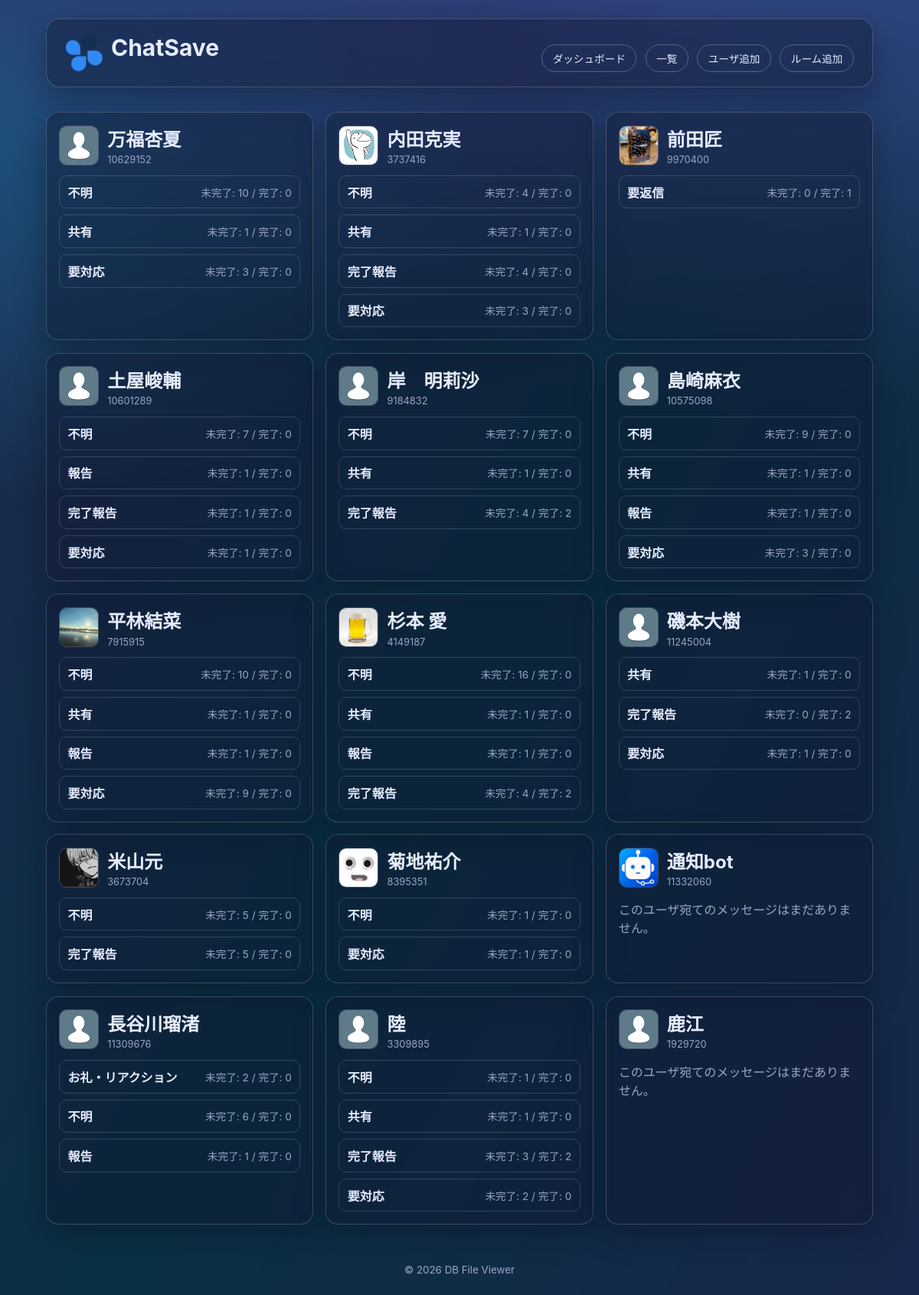
The page / on the database its author committed.
### tables this page shows
CREATE TABLE users (
            id INTEGER PRIMARY KEY AUTOINCREMENT,
            user_name TEXT NOT NULL,
            account_id TEXT NOT NULL,
            user_icon TEXT
        );

### db.php (called while the page is built, shortened)
<?php
function get_db(): PDO
{
    $dbPath = __DIR__ . '/data/webhooks.sqlite';
    $pdo = new PDO('sqlite:' . $dbPath);
    $pdo->setAttribute(PDO::ATTR_ERRMODE, PDO::ERRMODE_EXCEPTION);
    $pdo->exec(
        'CREATE TABLE IF NOT EXISTS users (
            id INTEGER PRIMARY KEY AUTOINCREMENT,
            user_name TEXT NOT NULL,
            account_id TEXT NOT NULL,
            user_icon TEXT
        )'
    );
    $pdo->exec(
        'CREATE TABLE IF NOT EXISTS room (
            id INTEGER PRIMARY KEY AUTOINCREMENT,
            room_name TEXT NOT NULL,
            room_id TEXT NOT NULL,
            room_icon TEXT
        )'
    );
    $pdo->exec(
        'CREATE TABLE IF NOT EXISTS message (
            id INTEGER PRIMARY KEY AUTOINCREMENT,
            room_id INTEGER,
            account_id TEXT,
            body TEXT NOT NULL,
            send_time TEXT,
            task INTEGER NOT NULL DEFAULT 0,
            message_id TEXT,
            type_id INTEGER
        )'
    );
    $pdo->exec(
        'CREATE TABLE IF NOT EXISTS type (
            id INTEGER PRIMARY KEY AUTOINCREMENT,
            type_name TEXT NOT NULL UNIQUE
        )'
    );
    $pdo->exec(
        'CREATE TABLE IF NOT EXISTS app_settings (
            setting_key TEXT PRIMARY KEY,
            setting_value TEXT NOT NULL
        )'
    );
    ensure_message_columns($pdo);
    return $pdo;
}
function ensure_message_columns(PDO $pdo): void
{
    $columns = $pdo->query('PRAGMA table_info(message)')->fetchAll(PDO::FETCH_ASSOC);
}

### index.php (the view, shortened to what this page needs)
<?php
require_once __DIR__ . '/db.php';
$pdo = get_db();
$users = $pdo->query('SELECT account_id, user_name, user_icon FROM users ORDER BY user_name ASC')->fetchAll(PDO::FETCH_ASSOC);
function sqlite_table_exists(PDO $pdo, string $tableName): bool
{
    $stmt = $pdo->prepare("SELECT name FROM sqlite_master WHERE type = 'table' AND name = :table_name LIMIT 1");
    $stmt->execute([':table_name' => $tableName]);
    return is_array($stmt->fetch(PDO::FETCH_ASSOC));
}
function sqlite_has_column(PDO $pdo, string $tableName, string $columnName): bool
{
    $columns = $pdo->query('PRAGMA table_info(' . $tableName . ')')->fetchAll(PDO::FETCH_ASSOC);
    foreach ($columns as $column) {
        if ((string)($column['name'] ?? '') === $columnName) {
            return true;
        }
    }
    return false;
}
function parse_targets_from_body(string $body): array
{
    $bodyWithoutQuote = preg_replace('/\[qt\].*?\[\/qt\]/is', '', $body) ?? $body;
    if (preg_match('/\[toall\]/i', $bodyWithoutQuote) === 1) {
        return ['type' => 'all', 'account_ids' => []];
    }
    if (preg_match_all('/\[to[:：]\s*([^\]\s]+)\]/i', $bodyWithoutQuote, $matches) > 0) {
        $accountIds = array_values(array_unique(array_filter(array_map(static fn(string $value): string => trim($value), $matches[1] ?? []), static fn(string $value): bool => $value !== '')));
        return ['type' => 'user', 'account_ids' => $accountIds];
    }
    return ['type' => 'none', 'account_ids' => []];
}
function parse_reply_target_account_id(string $body): ?string
{
    if (preg_match('/\[rp[^\]]*\baid=([^\]\s]+)[^\]]*\]/i', $body, $matches) === 1) {
        return trim((string)($matches[1] ?? '')) ?: null;
    }
    return null;
}
function normalize_account_id(string $accountId): string
{
    $normalized = trim($accountId);
    if (preg_match('/^\d+$/', $normalized) === 1) {
        return ltrim($normalized, '0') ?: '0';
    }
    return $normalized;
}
function resolve_message_type_label(array $message): string
{
    $typeName = trim((string)($message['type_name'] ?? ''));
    return $typeName !== '' ? $typeName : '不明';
}
$hasTypeTable = sqlite_table_exists($pdo, 'type');
$hasMessageTypeIdColumn = sqlite_has_column($pdo, 'message', 'type_id');
$hasMessageAccountIdColumn = sqlite_has_column($pdo, 'message', 'account_id');
$hasMessageBodyColumn = sqlite_has_column($pdo, 'message', 'body');
$canJoinType = $hasTypeTable && $hasMessageTypeIdColumn;
$sql = <<<'SQL'
SELECT
SQL;
if ($hasMessageAccountIdColumn) {
    $sql .= " m.account_id,\n";
} else {
    $sql .= " NULL AS account_id,\n";
}
if ($hasMessageBodyColumn) {
    $sql .= " m.body, COALESCE(m.task, 0) AS task,\n";
} else {
    $sql .= " NULL AS body, COALESCE(m.task, 0) AS task,\n";
}
if ($canJoinType) {
    $sql .= " m.type_id, t.type_name\n";
} else {
    $sql .= " NULL AS type_id, NULL AS type_name\n";
}
$sql .= <<<'SQL'
FROM message m
SQL;
if ($canJoinType) {
    $sql .= "\nLEFT JOIN type t ON m.type_id = t.id\n";
}
try {
    $stmt = $pdo->query($sql);
} catch (PDOException $e) {
    $message = (string)$e->getMessage();
    if (strpos($message, 'no such column: m.account_id') === false && strpos($message, 'no such column: m.type_id') === false && strpos($message, 'no such column: m.body') === false) {
        throw $e;
    }
    $stmt = $pdo->query('SELECT NULL AS account_id, NULL AS body, COALESCE(m.task, 0) AS task, NULL AS type_id, NULL AS type_name FROM message m');
}
$messages = $stmt->fetchAll(PDO::FETCH_ASSOC);
$typeStatsByUser = [];
foreach ($users as $user) {
    $accountId = normalize_account_id((string)($user['account_id'] ?? ''));
    $typeStatsByUser[$accountId] = [];
}
foreach ($messages as $message) {
    $body = (string)($message['body'] ?? '');
    $target = parse_targets_from_body($body);
    $replyAid = parse_reply_target_account_id($body);
    if ($replyAid !== null) {
        $target = ['type' => 'user', 'account_ids' => [$replyAid]];
    }
    $target['account_ids'] = array_values(array_unique(array_filter(array_map('normalize_account_id', $target['account_ids'] ?? []), static fn(string $value): bool => $value !== '')));
    if ($target['type'] !== 'user') {
        continue;
    }
    $typeName = resolve_message_type_label($message);
    $isDone = (int)($message['task'] ?? 0) === 1;
    foreach ($target['account_ids'] as $targetAccountId) {
        if (!isset($typeStatsByUser[$targetAccountId])) {
            continue;
        }
        if (!isset($typeStatsByUser[$targetAccountId][$typeName])) {
            $typeStatsByUser[$targetAccountId][$typeName] = ['open' => 0, 'done' => 0];
        }
        if ($isDone) {
            $typeStatsByUser[$targetAccountId][$typeName]['done']++;
        } else {
            $typeStatsByUser[$targetAccountId][$typeName]['open']++;
        }
    }
}
include __DIR__ . '/header.php';
?>
<section class="dashboard-grid" aria-label="ユーザ別ダッシュボード">
  <?php foreach ($users as $user): ?>
    <?php
      $accountId = normalize_account_id((string)($user['account_id'] ?? ''));
      $userName = trim((string)($user['user_name'] ?? '')) ?: ('account_id: ' . $accountId);
      $userIcon = trim((string)($user['user_icon'] ?? '')) ?: 'img/noimage.png';
      $stats = $typeStatsByUser[$accountId] ?? [];
      ksort($stats);
    ?>
    <article class="card glass dashboard-card">
      <div class="dashboard-user-head">
        <img src="<?php echo htmlspecialchars($userIcon, ENT_QUOTES, 'UTF-8'); ?>" alt="<?php echo htmlspecialchars($userName, ENT_QUOTES, 'UTF-8'); ?>" onerror="this.onerror=null;this.src='img/noimage.png';">
        <div>
          <h2><?php echo htmlspecialchars($userName, ENT_QUOTES, 'UTF-8'); ?></h2>
          <p><?php echo htmlspecialchars($accountId, ENT_QUOTES, 'UTF-8'); ?></p>
        </div>
      </div>
      <?php if ($stats === []): ?>
        <p class="dashboard-empty">このユーザ宛てのメッセージはまだありません。</p>
      <?php else: ?>
        <ul class="dashboard-type-list">
          <?php foreach ($stats as $typeName => $counts): ?>
            <?php $query = http_build_query(['target' => $accountId, 'type' => [$typeName]]); ?>
            <li>
              <a href="list.php?<?php echo htmlspecialchars($query, ENT_QUOTES, 'UTF-8'); ?>" class="dashboard-type-link">
                <span class="type-name"><?php echo htmlspecialchars((string)$typeName, ENT_QUOTES, 'UTF-8'); ?></span>
                <span class="type-counts">未完了: <?php echo (int)($counts['open'] ?? 0); ?> / 完了: <?php echo (int)($counts['done'] ?? 0); ?></span>
              </a>
            </li>
          <?php endforeach; ?>
        </ul>
      <?php endif; ?>
    </article>
  <?php endforeach; ?>
</section>
<?php include __DIR__ . '/footer.php'; ?>

### style/style.css (style rules this page uses)
:root { --bg: #0b1020; --text: #e6ecff; --muted: #9aa6c9; --card: rgba(16, 22, 45, 0.40); --border: rgba(255, 255, 255, 0.18); --accent-a: #8b5cf6; --accent-b: #06b6d4; }
* { box-sizing: border-box; }
body { margin: 0; min-height: 100vh; font-family: "Inter", "Noto Sans JP", system-ui, sans-serif; color: var(--text); background: radial-gradient(1200px 700px at 85% -10%, rgba(139, 92, 246, 0.45), transparent), radial-gradient(800px 500px at -10% 10%, rgba(6, 182, 212, 0.35), transparent), var(--bg); overflow-x: hidden; }
.glass { background: var(--card); border: 1px solid var(--border); backdrop-filter: blur(12px); -webkit-backdrop-filter: blur(12px); box-shadow: 0 12px 38px rgba(5, 8, 20, .35); }
.card { border-radius: 16px; padding: 1rem; transform: translateY(6px); opacity: 0; animation: slideUp .55s ease forwards; animation-delay: var(--delay, 0ms); transition: transform .2s ease, border-color .2s ease; }
h2 { margin: 0px; }
.dashboard-grid { display: grid; grid-template-columns: repeat(auto-fit, minmax(300px, 1fr)); gap: 1rem; }
.dashboard-card h2 { margin: 0; }
.dashboard-user-head { display: flex; gap: .7rem; align-items: center; margin-bottom: .8rem; }
.dashboard-user-head img { width: 52px; height: 52px; border-radius: 10px; object-fit: cover; border: 1px solid rgba(255,255,255,.2); }
.dashboard-user-head p { margin: .2rem 0 0; color: var(--muted); font-size: .8rem; }
.dashboard-type-list { list-style: none; margin: 0; padding: 0; display: grid; gap: .5rem; }
.dashboard-type-link { display: flex; justify-content: space-between; gap: .6rem; align-items: center; text-decoration: none; color: var(--text); border: 1px solid rgba(255,255,255,.15); border-radius: 10px; padding: .55rem .65rem; }
.dashboard-type-link .type-name { font-weight: 700; }
.dashboard-type-link .type-counts { font-size: .85rem; color: var(--muted); }
.dashboard-empty { color: var(--muted); }

### rows shown on the page
users: user_icon (picture), user_name "万福杏夏", account "10629152", typeName "不明", open "10", done "0", typeName "共有", open "1", typeName "要対応", open "3"
users: user_icon (picture), user_name "内田克実", account "3737416", typeName "不明", open "4", done "0", typeName "共有", open "1", typeName "完了報告", typeName "要対応", open "3"
users: user_icon (picture), user_name "前田匠", account "9970400", typeName "要返信", open "0", done "1"
users: user_name "土屋峻輔", account "10601289", typeName "不明", open "7", done "0", typeName "報告", open "1", typeName "完了報告", typeName "要対応"
users: user_name "岸 明莉沙", account "9184832", typeName "不明", open "7", done "0", typeName "共有", open "1", typeName "完了報告", open "4", done "2"
users: user_icon (picture), user_name "島崎麻衣", account "10575098", typeName "不明", open "9", done "0", typeName "共有", open "1", typeName "報告", typeName "要対応", open "3"
users: user_icon (picture), user_name "平林結菜", account "7915915", typeName "不明", open "10", done "0", typeName "共有", open "1", typeName "報告", typeName "要対応", open "9"
users: user_icon (picture), user_name "杉本 愛", account "4149187", typeName "不明", open "16", done "0", typeName "共有", open "1", typeName "報告", typeName "完了報告", open "4", done "2"
users: user_name "磯本大樹", account "11245004", typeName "共有", open "1", done "0", typeName "完了報告", open "0", done "2", typeName "要対応"
users: user_icon (picture), user_name "米山元", account "3673704", typeName "不明", open "5", done "0", typeName "完了報告"
users: user_icon (picture), user_name "菊地祐介", account "8395351", typeName "不明", open "1", done "0", typeName "要対応"
users: user_icon (picture), user_name "通知bot", account "11332060", shows "このユーザ宛てのメッセージはまだありません。"
users: user_icon (picture), user_name "長谷川瑠渚", account "11309676", typeName "お礼・リアクション", open "2", done "0", typeName "不明", open "6", typeName "報告", open "1"
users: user_name "陸", account "3309895", typeName "不明", open "1", done "0", typeName "共有", typeName "完了報告", open "3", done "2", typeName "要対応", open "2"
users: user_name "鹿江", account "1929720", shows "このユーザ宛てのメッセージはまだありません。"
